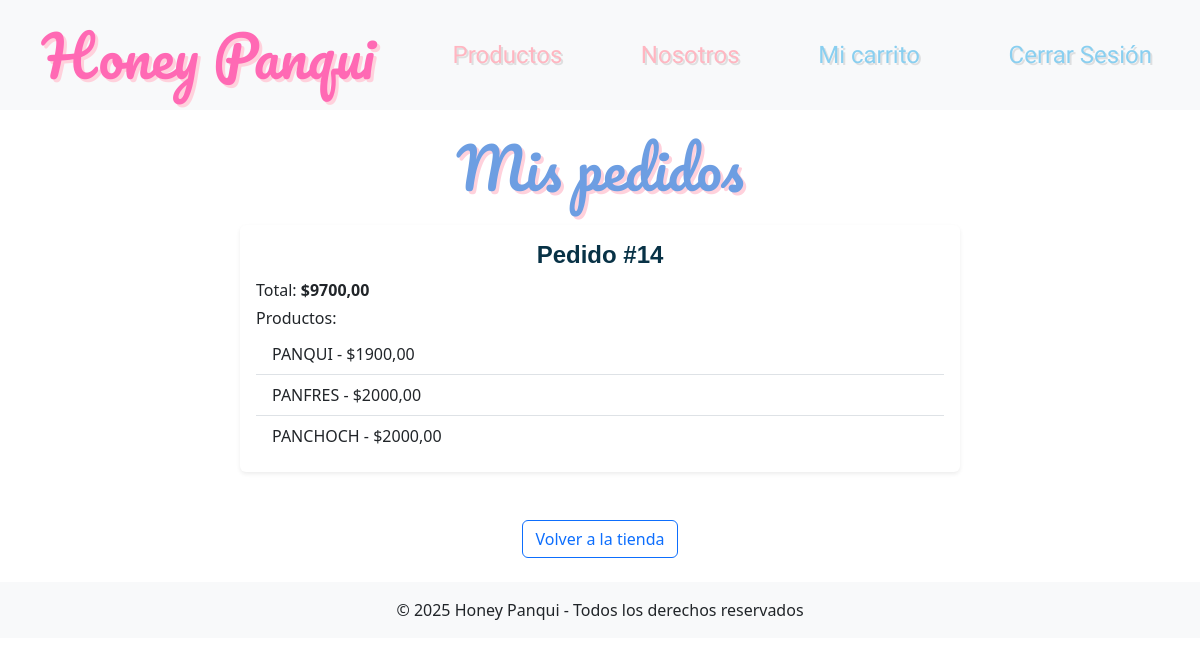
Page /pedidos/ (signed in) on the committed database.
### blog/models.py (models this page shows, shortened)
class Pedido(models.Model):
    cliente = models.ForeignKey(Cliente, on_delete=models.CASCADE)
    productos = models.ManyToManyField(Producto)
    fecha_pedido = models.DateTimeField(auto_now_add=True)
    total = models.DecimalField(max_digits=10, decimal_places=2)
    id = models.AutoField(primary_key=True)

class Producto(models.Model):
    nombre = models.CharField(max_length=50)
    descripcion = models.TextField(max_length=500)
    precio = models.DecimalField(max_digits=10, decimal_places=2)
    stock = models.DecimalField(max_digits=20, decimal_places=0)

### blog/views.py (the view)
# urls.py: path('pedidos/', views.ver_pedidos, name='ver_pedidos'),
@login_required
def ver_pedidos(request):
    cliente = get_object_or_404(Cliente, user=request.user)
    pedidos = Pedido.objects.filter(cliente=cliente).order_by('-id')
    return render(request, 'blog/pedidos.html', {'pedidos': pedidos})

### blog/templates/blog/pedidos.html
{% extends "blog/base.html" %}
{% block content %}
<div class="text-center container">
    <h2 class="titulo2 mb-4">Mis pedidos</h2>
    <div class="row justify-content-center">
        {% if pedidos %}
            {% for pedido in pedidos %}
                <div class="col-md-8 mb-4">
                    <div class="card shadow-sm border-0">
                        <div class="card-body text-start">
                            <h5 class="cuerpo fw-bold mb-2">Pedido #{{ pedido.id }}</h5>
                            <p class="mb-1">Total: <strong>${{ pedido.total }}</strong></p>
                            <p class="mb-1">Productos:</p>
                            <ul class="list-group list-group-flush">
                                {% for producto in pedido.productos.all %}
                                    <li class="list-group-item">{{ producto.nombre }} - ${{ producto.precio }}</li>
                                {% endfor %}
                            </ul>
                        </div>
                    </div>
                </div>
            {% endfor %}
        {% else %}
            <h1 class="cuerpo">No tenés pedidos realizados.</h1>
        {% endif %}
    </div>
    <a href="{% url 'HoneyPanqui:lista_productos' %}" class="btn btn-outline-primary mt-4">Volver a la tienda</a>
</div>
{% endblock %}

### blog/templates/blog/base.html (style rules this page uses)
body { background-color: white; }
.titulo2 { font-family: 'Pacifico', cursive; font-size: 3.5rem; color: #6d9ee2; text-shadow: 3px 3px #FFD1DC; }
.cuerpo { text-align: center; font-family: 'Montserrat', sans-serif; font-size: 1.5rem; color: #083246; }

### rows in the picture
Pedido: id "14", total "9700,00"
Producto: nombre "PANQUI", precio "1900,00"
Producto: nombre "PANFRES", precio "2000,00"
Producto: nombre "PANCHOCH", precio "2000,00"
